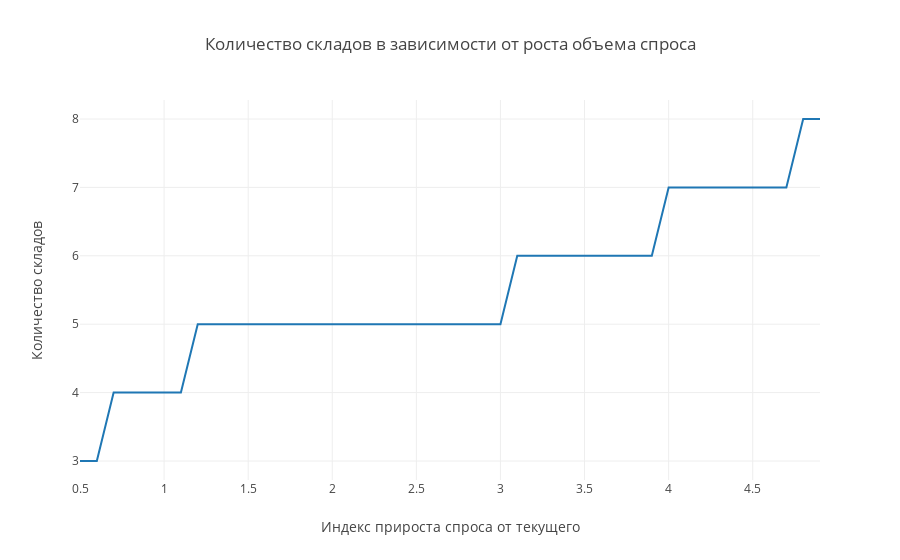

Here is the notebook cell this chart was saved with:
### Code cell
import plotly.plotly as py
data = [go.Scatter(
    x = list(df_var.index),
    y = list(df_var[0])
)]

layout = go.Layout(title='Количество складов в зависимости от роста объема спроса',
                  yaxis=dict(title='Количество складов'),
                  xaxis=dict(title='Индекс прироста спроса от текущего'))

fig = go.Figure(data=data, layout=layout)

iplot(fig)

### Figure 1 — Plotly figure (JSON) as saved in the notebook; plotly's stock layout.template omitted (floating-point values rounded to 4 significant figures)
{"data": [{"type": "scatter", "uid": "90a97dc8-be58-47dd-afc9-9d960718ce6a", "x": [0.5, 0.6, 0.7, 0.8, 0.9, 1, 1.1, 1.2, 1.3, 1.4, 1.5, 1.6, 1.7, 1.8, 1.9, 2, 2.1, 2.2, 2.3, 2.4, 2.5, 2.6, 2.7, 2.8, 2.9, 3, 3.1, 3.2, 3.3, 3.4, 3.5, 3.6, 3.7, 3.8, 3.9, 4, 4.1, 4.2, 4.3, 4.4, 4.5, 4.6, 4.7, 4.8, 4.9], "y": [3, 3, 4, 4, 4, 4, 4, 5, 5, 5, 5, 5, 5, 5, 5, 5, 5, 5, 5, 5, 5, 5, 5, 5, 5, 5, 6, 6, 6, 6, 6, 6, 6, 6, 6, 7, 7, 7, 7, 7, 7, 7, 7, 8, 8]}], "layout": {"title": {"text": "Количество складов в зависимости от роста объема спроса"}, "xaxis": {"title": {"text": "Индекс прироста спроса от текущего"}}, "yaxis": {"title": {"text": "Количество складов"}}}}
